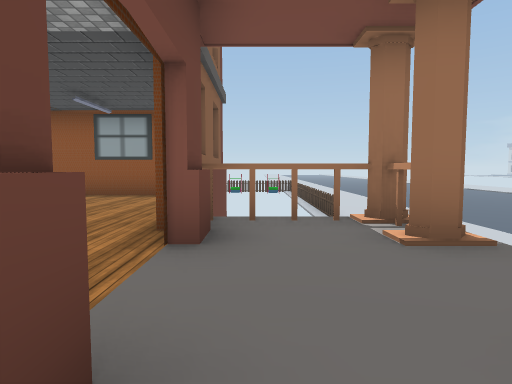
View 1 (above)

13 first-person views from a walk through a scene from a Unity 3-D project. The camera is 1.3 m above the floor, tilts 4° down and sees 75° across. The floor is counted in squares, 2 m on a side. Each view is taken from the middle of a square. On the plan, view 1 faces up. The plan holds only what a view shows up to about 10 squares ahead; the rest is blank. The place goes on beyond the plan. The player character is not drawn. Some surface patterns are stand-ins.

View 2
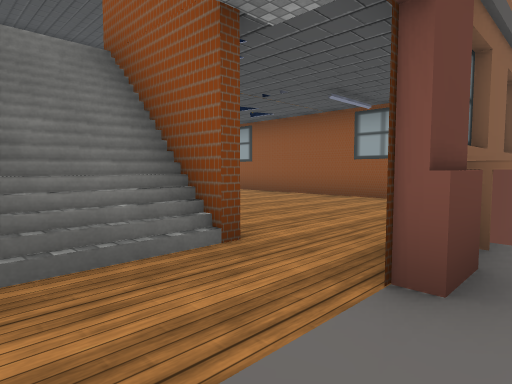

View 3
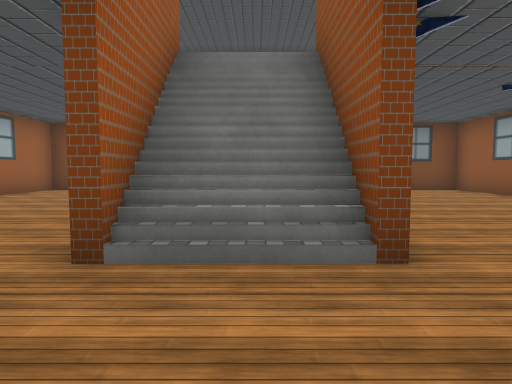

View 4
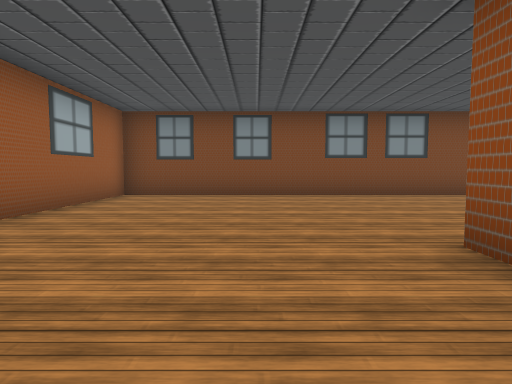

View 5
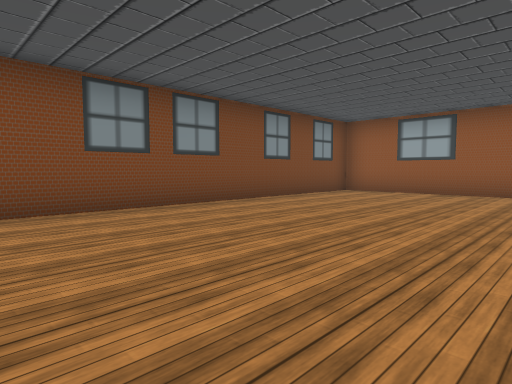

View 6
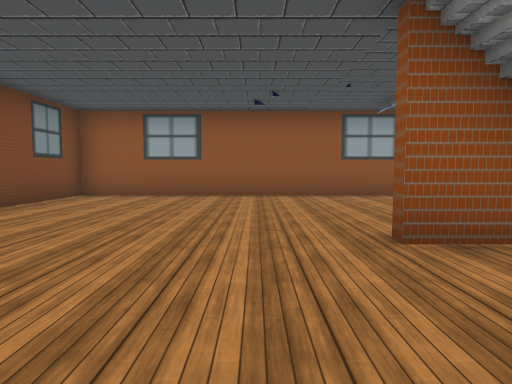

View 7
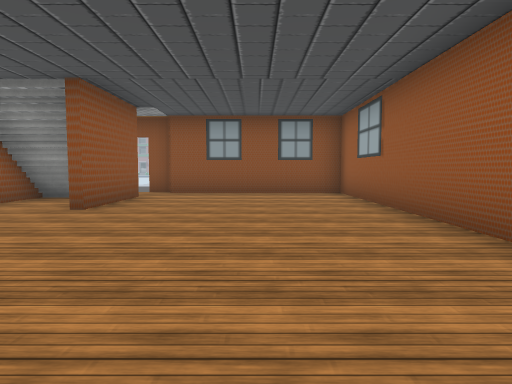

View 8
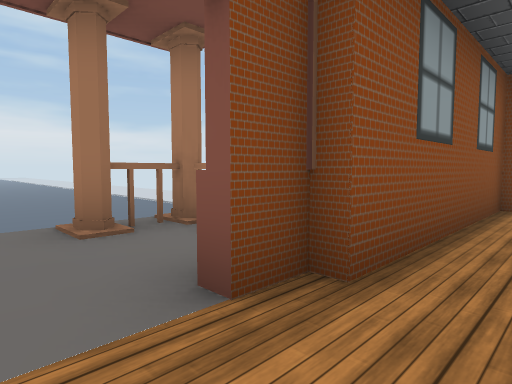

View 9
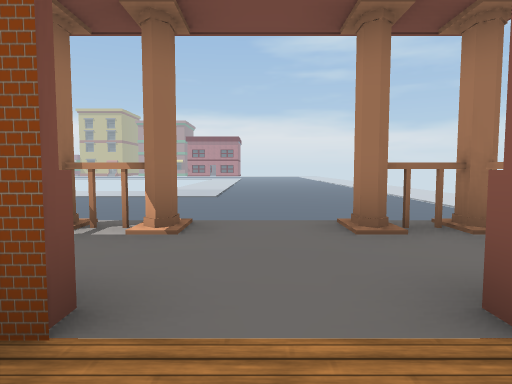

View 10
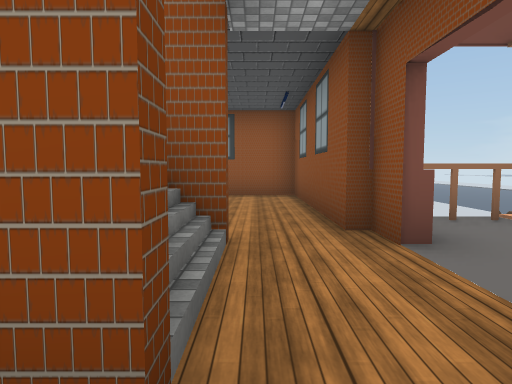

View 11
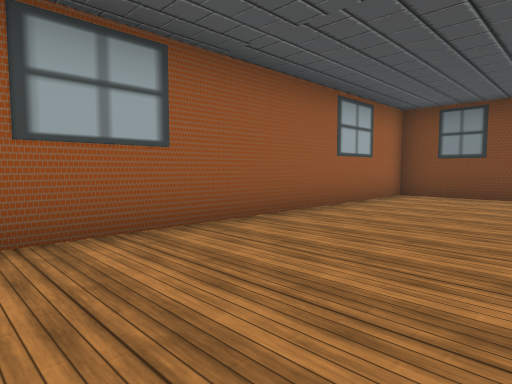

View 12
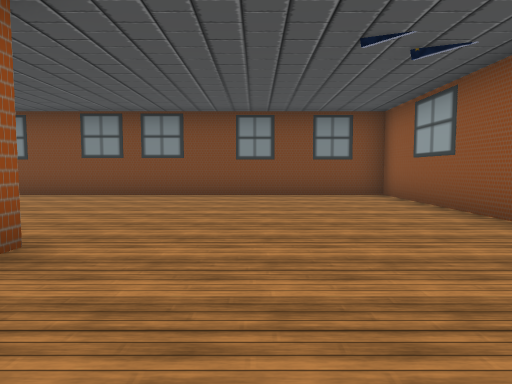

View 13
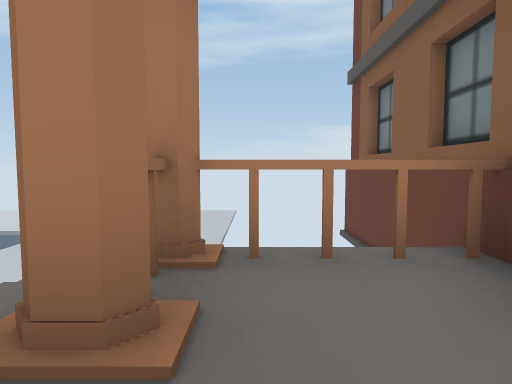

### Floor plan
Points are (right, up) in squares from view 1. A wall is a line through its corners. A room is listed if a view was taken in it or the views show most of it. See-through windows are left out.
Room 1 (views 1, 2, 3, 8, 9, 13)
walls: (-0.8, 0.2) (-0.8, 0.9) (-0.5, 0.9) (-0.5, 0.5); (-0.7, -0.1) (-0.7, -4.5); (-0.9, -0.3) (1.9, -0.3); (1.6, -0.4) (1.6, 0.6); (1.6, 3.1) (1.6, 4.1); (-0.5, 3.6) (-0.5, 2.8) (-0.8, 2.8); (-3.3, 0.9) (-2.2, 0.9); (1.9, 4.2) (-0.8, 4.2)
low walls: (-2.5, 2.9) (-2.5, 0.9); (-2.8, 2.9) (-2.8, 0.9); (-3, 2.9) (-3, 0.9); (-3.3, 2.9) (-3.3, 0.9)
ways out: opening at (-2, 0) to room 2; opening at (-2, 3) to room 2; opening at (2, 1.5); gap at (2, 0)
Room 2 (views 4, 5, 6, 7, 10, 11, 12)
walls: (-2.3, 2.8) (-4.8, 2.8); (-2.3, 0.7) (-4.8, 0.7); (-1, 3.5) (-1, 8.2) (-10.3, 8.2) (-10.3, -4.3) (-1, -4.3) (-1, 0.4); (-0.8, 2.8) (-0.8, 3.5)
ways out: opening at (-2, 0) to room 1; opening at (-2, 3) to room 1

Where each view was taken, in squares from view 1:
view 1: 0 up, 0 right, facing up
view 2: 1 up, 0 right, facing up-left
view 3: 2 up, 0 right, facing left
view 4: 1 down, 2 left, facing left
view 5: 1 down, 5 left, facing up-left
view 6: 0 up, 6 left, facing up
view 7: 2 down, 10 left, facing right
view 8: 2 up, 2 left, facing down-right
view 9: 2 up, 2 left, facing right
view 10: 0 up, 2 left, facing up
view 11: 1 down, 2 left, facing down-left
view 12: 5 up, 2 left, facing left
view 13: 2 up, 1 right, facing down
